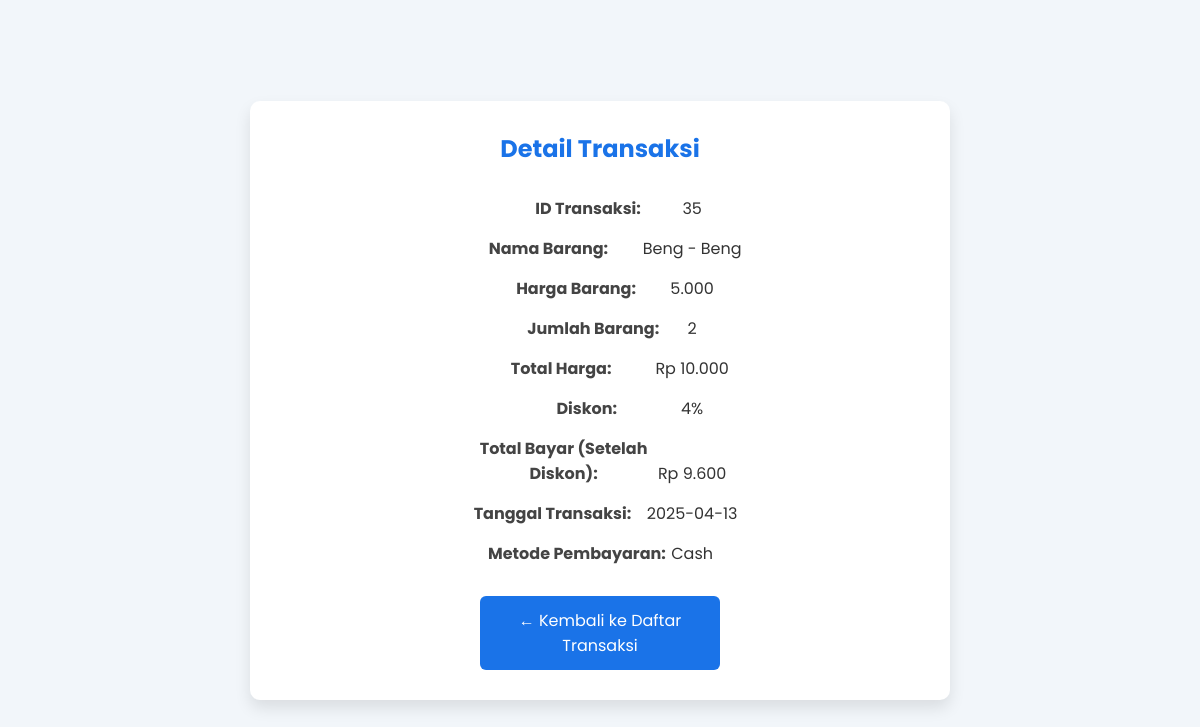
/views/detail_transaksi.php?id=35 (signed in), run on the app's committed database.
### tables this page shows
CREATE TABLE `transaksi` (
  `id_transaksi` int(11) NOT NULL,
  `id_user` int(11) NOT NULL,
  `id_barang` int(11) NOT NULL,
  `nama_barang` varchar(25) NOT NULL,
  `jumlah_barang` int(25) NOT NULL,
  `total_harga` decimal(10,2) NOT NULL,
  `diskon` int(11) NOT NULL,
  `metode_pembayaran` varchar(100) NOT NULL,
  `tanggal_transaksi` date NOT NULL
);

CREATE TABLE `barang` (
  `id_barang` int(11) NOT NULL,
  `nama_barang` varchar(100) NOT NULL,
  `harga` decimal(10,2) NOT NULL,
  `diskon` int(11) NOT NULL,
  `stok` int(11) NOT NULL
);

### views/detail_transaksi.php (the view, shortened to what this page needs)
<?php
$db = new Database();
$conn = $db->getConnection();
$id_transaksi = $_GET['id'];
$sql = "SELECT t.*, b.*
        FROM transaksi t
        JOIN barang b ON t.id_barang = b.id_barang
        WHERE t.id_transaksi = :id_transaksi ";
$stmt = $conn->prepare($sql);
$stmt->bindParam(':id_transaksi', $id_transaksi);
$stmt->execute();
$transaksi = $stmt->fetch(PDO::FETCH_ASSOC);
$subtotal = $transaksi['harga'] * $transaksi['jumlah_barang'];
?>
<!DOCTYPE html>
<html lang="id">
<head>
    <link rel="stylesheet" href="../assets/style.css">
</head>
<body>
<div class="container">
    <h2>Detail Transaksi</h2>
    <div class="info"><label>ID Transaksi:</label> <span><?= $transaksi['id_transaksi'] ?></span></div>
    <div class="info"><label>Nama Barang:</label> <span><?= htmlspecialchars($transaksi['nama_barang']) ?></span></div>
    <div class="info"><label>Harga Barang:</label> <span><?= number_format($transaksi['harga'], 0, ',', '.') ?></span></div>
    <div class="info"><label>Jumlah Barang:</label> <span><?= $transaksi['jumlah_barang'] ?></span></div>
    <div class="info"><label>Total Harga:</label> <span>Rp <?= number_format($subtotal, 0, ',', '.') ?></span></div>
    <div class="info"><label>Diskon:</label> <span><?= $transaksi['diskon'] ?>%</span></div>
    <div class="info"><label>Total Bayar (Setelah Diskon):</label> <span>Rp <?= number_format($transaksi['total_harga'], 0, ',', '.') ?></span></div>
    <div class="info"><label>Tanggal Transaksi:</label> <span><?= $transaksi['tanggal_transaksi'] ?></span></div>
    <div class="info"><label>Metode Pembayaran:</label> <span><?= htmlspecialchars($transaksi['metode_pembayaran']) ?></span></div>
    <a href="daftar_transaksi_admin.php" class="btn-kembali">← Kembali ke Daftar Transaksi</a>
</div>
</body>
</html>

### asset/style.css (style rules this page uses)
* { margin: 0; padding: 0; box-sizing: border-box; font-family: 'Poppins', sans-serif; }
body { background-color: #f4f4f4; display: flex; justify-content: center; align-items: center; height: 100vh; }
.container { background-color: #fff; padding: 20px; border-radius: 10px; box-shadow: 0 0 10px rgba(0, 0, 0, 0.1); text-align: center; width: 100%; max-width: 500px; }

### views/detail_transaksi.php (style rules this page uses)
body { font-family: Arial, sans-serif; background-color: #f2f6fa; padding: 40px 20px; }
.container { max-width: 700px; margin: auto; background: white; padding: 30px; border-radius: 10px; box-shadow: 0 8px 16px rgba(0,0,0,0.1); }
h2 { text-align: center; color: #1a73e8; margin-bottom: 30px; }
.info { margin-bottom: 15px; }
.info label { font-weight: bold; color: #444; display: inline-block; width: 180px; }
.info span { color: #333; }
.btn-kembali { margin-top: 30px; display: block; width: 240px; text-align: center; background-color: #1a73e8; color: white; text-decoration: none; padding: 12px 18px; border-radius: 6px; margin-left: auto; margin-right: auto; transition: background-color 0.3s ease; }

### data on the page
transaksi: id_transaksi "35", id_barang.nama_barang "Beng - Beng", id_barang.harga "5.000", jumlah_barang "2", subtotal "10.000", id_barang.diskon "4", total_harga "9.600", tanggal_transaksi "2025-04-13", metode_pembayaran "Cash"
